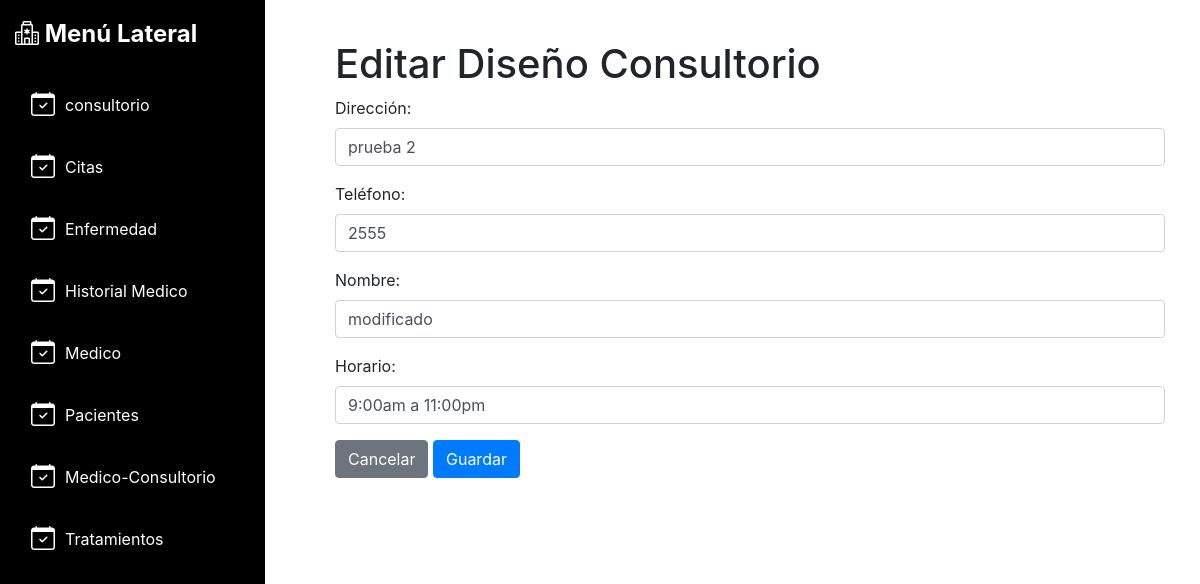
Screenshot of /ProyectoFinal/editardiseñoconsultorio.php?id=8 with the database file from the repository.
### tables this page shows
CREATE TABLE `consultorio` (
  `id_consultorio` int(11) NOT NULL,
  `direccion` varchar(255) NOT NULL,
  `telefono` varchar(15) NOT NULL,
  `nombre` varchar(250) NOT NULL,
  `horario` varchar(150) NOT NULL,
  `estatus` bit(1) DEFAULT b'1'
);

### ProyectoFinal/editardiseñoconsultorio.php (the view, shortened to what this page needs)
<?php
if (isset($_GET['id'])) {
  $idConsultorio = $_GET['id'];
  require_once('config.php');
  $conn = new mysqli($servername, $username, $password, $dbname);
  $consulta = "SELECT * FROM consultorio WHERE id_consultorio = '$idConsultorio'";
  $resultado = $conn->query($consulta);
  if ($resultado->num_rows > 0) {
    $fila = $resultado->fetch_assoc();
    $direccionConsultorio = $fila['direccion'];
    $telefonoConsultorio = $fila['telefono'];
    $nombre = $fila['nombre'];
    $horario = $fila['horario'];
  } else {
    echo "No se encontró el consultorio.";
    exit;
  }
} else {
  echo "ID de consultorio no válido.";
  exit;
}
?>
<!DOCTYPE html>
<html lang="es">
<head>
  <link rel="stylesheet" href="https://maxcdn.bootstrapcdn.com/bootstrap/4.5.2/css/bootstrap.min.css">
  <link rel="stylesheet" href="https://cdn.jsdelivr.net/npm/bootstrap-icons@1.10.2/font/bootstrap-icons.css">
</head>
<body>
  <div class="container-fluid">
    <div class="row">
      <div class="col-md-3">
        <div class="sidebar">
          <h3 class="logo">
            <i class="bi bi-hospital"></i>
            Menú Lateral
          </h3>
          <ul class="nav flex-column">
            <li class="nav-item">
              <a href="consultoriotabla.php" class="nav-link">
                <i class="bi bi-calendar-check"></i>
                <span class="text-white fw-bold">consultorio</span>
              </a>
            </li>
            <li class="nav-item">
              <a href="citatabla.php" class="nav-link">
                <i class="bi bi-calendar-check"></i>
                <span class="text-white fw-bold">Citas</span>
              </a>
            </li>
            <li class="nav-item">
              <a href="enferemedadtabla.php" class="nav-link">
                <i class="bi bi-calendar-check"></i>
                <span class="text-white fw-bold">Enfermedad</span>
              </a>
            </li>
            <li class="nav-item">
              <a href="hitorialmedicotabla.php" class="nav-link">
                <i class="bi bi-calendar-check"></i>
                <span class="text-white fw-bold">Historial Medico</span>
              </a>
            </li>
            <li class="nav-item">
              <a href="medicotabla.php" class="nav-link">
                <i class="bi bi-calendar-check"></i>
                <span class="text-white fw-bold">Medico</span>
              </a>
            </li>
            <li class="nav-item">
              <a href="pacientetabla.php" class="nav-link">
                <i class="bi bi-calendar-check"></i>
                <span class="text-white fw-bold">Pacientes</span>
              </a>
            </li>
            <li class="nav-item">
              <a href="medicoconsultoriortabla.php" class="nav-link">
                <i class="bi bi-calendar-check"></i>
                <span class="text-white fw-bold">Medico-Consultorio</span>
              </a>
            </li>
            <li class="nav-item">
              <a href="tratamientotabla.php" class="nav-link">
                <i class="bi bi-calendar-check"></i>
                <span class="text-white fw-bold">Tratamientos</span>
              </a>
            </li>
          </ul>
        </div>
      </div>
      <div class="col-md-9">
        <div class="content">
          <div>
            <h1>Editar Diseño Consultorio</h1>
            <form method="POST" action="guardardiseñoconsultorio.php">
              <div class="form-group">
                <label for="direccion">Dirección:</label>
                <input type="text" class="form-control" id="direccion" name="direccion" value="<?php echo $direccionConsultorio; ?>">
              </div>
              <div class="form-group">
                <label for="telefono">Teléfono:</label>
                <input type="text" class="form-control" id="telefono" name="telefono" value="<?php echo $telefonoConsultorio; ?>">
              </div>
              <div class="form-group">
                <label for="direccion">Nombre:</label>
                <input type="text" class="form-control" id="nombre" name="nombre" value="<?php echo $nombre; ?>">
              </div>
              <div class="form-group">
                <label for="direccion">Horario:</label>
                <input type="text" class="form-control" id="horario" name="horario" value="<?php echo $horario; ?>">
              </div>
              <a href="consultoriotabla.php" class="btn btn-secondary">Cancelar</a>
              <button type="submit" class="btn btn-primary">Guardar</button>
            </form>
          </div>
        </div>
      </div>
    </div>
  </div>
</body>
</html>

### ProyectoFinal/editardiseñoconsultorio.php (style rules this page uses)
body { background-color: #ffffff; }
.sidebar { background-color: #000000; padding: 20px; min-height: 100vh; position: relative; left: -20px; }
.sidebar .logo { color: #fff; font-size: 24px; font-weight: bold; margin-bottom: 30px; }
.sidebar .nav-link { color: #fff; transition: all 0.3s ease-in-out; display: flex; align-items: center; margin-bottom: 10px; }
.sidebar .nav-link .bi { margin-right: 10px; font-size: 24px; }
.content { padding: 20px; }

### rows the page displays
consultorio: direccion "prueba 2", telefono "2555", nombre "modificado", horario "9:00am a 11:00pm"
